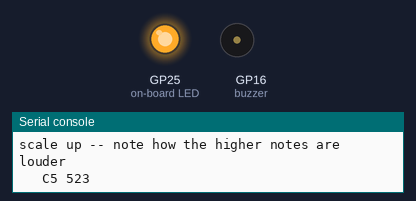
Simulated run of this program. Board: Raspberry Pi Pico running MicroPython. On the bench: output pins drawn as LEDs (lit = HIGH), buzzer (waves = sounding), the last lines printed to the serial console. At 5.5 s the program stops and its outputs stay as they are.

Above: at 0.19 s.
At 4.56 s:
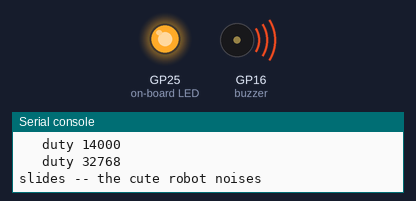
Timing chart, 0 to 6.2 s (numbered marks = the images above):
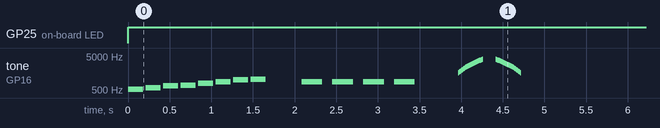

Measured:
- by itself, GP25 (on-board LED): LOW → HIGH at 0.00 s
- by itself, tone on GP16 (buzzer): plays 523 Hz for 0.18 s, 587 Hz for 0.18 s, 659 Hz for 0.18 s, 698 Hz for 0.18 s, 784 Hz for 0.18 s, 880 Hz for 0.18 s … (62 notes in this stretch)

The program:

buzzer_test.py
```python
"""Buzzer test -- play tones on a passive buzzer on GP16.

Board:  Raspberry Pi Pico W (RP2040, 2022).
Run:    uv run mpremote run "pi pico/picoW/buzzer_test.py"
Or via the Pi the Pico is plugged into (see README section 5):
        scp "pi pico/picoW/buzzer_test.py" my-pi:/tmp/ && ssh -t my-pi '~/.local/bin/mpremote run /tmp/buzzer_test.py'
        See ../../README.md for the full flash/connect/push flow.

WIRING -- two-pin bare buzzer:

    buzzer +  ->  330R resistor  ->  GP16   physical pin 21
    buzzer -  ->  GND rail       ->  GND    physical pin 38

WIRING -- three-pin module (KY-006 and clones), pins marked  -  middle  S:

    S       ->  330R resistor  ->  GP16   physical pin 21
    middle  ->  3V3            ->  physical pin 36
    -       ->  GND rail

POLARITY on a two-pin buzzer: for a PASSIVE one it does not matter. It is
driven by a square wave, so swapping the leads inverts the phase and sounds
identical. If the markings are worn off, wire it either way -- and note that
"sounds the same reversed" is itself proof it is passive. (Longer leg is +,
and many have a + moulded into the top face, if you want to know anyway.)

THE SERIES RESISTOR IS NOT DECORATION. Two different parts get sold as
"passive buzzer" and they draw wildly different current:

    piezo     a ceramic disc. Effectively a capacitor -- microamps. Any
              resistor value works; it only sets volume.
    magnetic  a coil, like a tiny speaker. Typically 8-16 ohms. Straight off
              a GPIO that is 3.3V / 16R = ~200mA, and an RP2040 pin is rated
              for 12mA. The small black cylinders in starter kits are these.

330R puts a 16R magnetic coil at ~9.5mA, inside spec, and merely makes a
piezo a little quieter. So 330R is the safe default when you do not know
which you have. Drop to 100R for more volume only once you have confirmed
it is a piezo. A multimeter across the two pins settles it instantly: a few
ohms means magnetic, open circuit means piezo.

MEASURED HERE: ~42 ohms, so this one is MAGNETIC. buzzer_id.py did the
measuring. That means 330R is load-bearing, not decorative -- it is the only
thing keeping the pin inside spec, and dropping it to 100R would be 23mA
against a 12mA rating.

FOR REAL VOLUME, USE A TRANSISTOR

Driving the coil straight off a GPIO caps you at ~9mA, which is about 3mW
into the buzzer. A small NPN takes the coil off the pin's budget entirely and
lets it have the full rail:

    GP16  --[ 1k ]--  base
    3V3 (pin 36)  --  buzzer  --  collector
    emitter  --  GND rail
    1N4148 across the buzzer, BANDED END to the 3V3 side

That is ~74mA through the coil, roughly 230mW -- about 18dB louder, which is
a different device rather than a slight improvement. Fit the series resistor
back in (47R-100R) if it turns out to be painful, or just lower VOLUME: with
the transistor carrying the current, duty cycle finally works as a real
volume control instead of being pinned at maximum.

The diode is not optional. A coil that gets switched off dumps its stored
energy as a reverse spike, and without somewhere to go that spike kills the
transistor. The banded end goes to the positive side.

The middle leg of a TO-92 NPN is the base on every common part, but E and C
swap between families -- 2N3904 and S8050 are E-B-C read with the flat face
towards you, BC337 and BC547 are C-B-E. Check the part you actually have;
swapping E and C leaves it in reverse-active mode, which barely conducts and
looks like a dead transistor.

PASSIVE vs ACTIVE -- get this wrong and nothing works:

    passive = a bare speaker. Needs a square wave. YOU pick the pitch,
              which is what makes tunes possible. Silent on steady DC.
    active  = has its own oscillator inside. Beeps on steady DC at one
              fixed pitch, and ignores PWM entirely.

Tell them apart without a datasheet -- drive the pin steady high:

    uv run mpremote exec "import machine,time; p=machine.Pin(16,machine.Pin.OUT); p.value(1); time.sleep(1); p.value(0)"

A continuous beep means it is ACTIVE and this script will not work properly
on it -- an active buzzer just drones at its own pitch. A single faint click
at each edge, then silence, means it is PASSIVE. That is the one you want.

WHY GP16 AND NOT GP14

RP2040 PWM has 8 slices, each shared by a pair of GPIOs: slice = (GP / 2) % 8.
A slice has ONE frequency shared across both its channels. The servo on GP15
is slice 7 and needs 50Hz. GP14 is also slice 7 -- putting the buzzer there
would force both to the same frequency, and whichever was configured last
would win. The servo would go haywire, or the buzzer would be inaudible, and
the wiring would look perfect the whole time.

GP16 is slice 0. Any pin outside the GP14/GP15 pair is fine.
"""

import machine
import time

BUZZER_PIN = 16

# duty_u16 doubles as volume. 32768 is a 50% square wave -- the loudest a
# passive buzzer will go. Lower values narrow the pulse and quieten it, and
# so do HIGHER ones: 44000 is the same pulse width as 21535, just inverted.
# 0 is silence, and is how a note is ended.
#
# Volume comes far more from frequency than from duty. See buzzer_tune.py --
# a buzzer has a sharp resonant peak, usually 2-4kHz, and playing an octave
# below it is quiet no matter what you set here.
VOLUME = 32768

NOTE_GAP_MS = 30   # brief silence between notes so they don't slur together

# Equal-temperament frequencies, rounded to whole Hz. Good enough for a
# buzzer -- nobody is tuning an orchestra to this.
NOTES = {
    "C5": 523, "D5": 587, "E5": 659, "F5": 698, "G5": 784,
    "A5": 880, "B5": 988, "C6": 1047, "D6": 1175, "E6": 1319,
    "G6": 1568, "C7": 2093,
}


class Buzzer:
    def __init__(self, pin):
        self.pwm = machine.PWM(machine.Pin(pin))
        self.pwm.duty_u16(0)   # silent until asked

    def start(self, hz, volume=VOLUME):
        """Begin a tone and return immediately.

        PWM is a hardware peripheral, so the note keeps sounding on its own
        with no CPU involvement -- which is how the robot chirps and moves
        its head at the same time without any threading.
        """
        self.pwm.freq(hz)
        self.pwm.duty_u16(volume)

    def stop(self):
        self.pwm.duty_u16(0)

    def tone(self, hz, ms, volume=VOLUME):
        """Blocking single note. hz of 0 is a rest."""
        if hz > 0:
            self.start(hz, volume)
        time.sleep_ms(ms)
        self.stop()

    def play(self, notes):
        """notes is a sequence of (hz, ms) pairs."""
        for hz, ms in notes:
            self.tone(hz, ms)
            time.sleep_ms(NOTE_GAP_MS)

    def slide(self, start_hz, end_hz, ms, steps=24):
        """Glide between two pitches. This is what sounds robotic and cute --
        discrete notes sound like a doorbell, a slide sounds like a droid."""
        step_ms = max(1, ms // steps)
        for i in range(steps + 1):
            self.start(start_hz + (end_hz - start_hz) * i // steps)
            time.sleep_ms(step_ms)
        self.stop()

    def release(self):
        """Hand the pin back. Same lesson as the servo -- PWM runs in
        hardware, so without this the buzzer drones on after the script
        exits, and Ctrl-C looks like it did nothing."""
        self.pwm.deinit()


# Onboard LED on as a liveness indicator -- lit means the board has power and
# got as far as running this.
machine.Pin("LED", machine.Pin.OUT).value(1)

buzzer = Buzzer(BUZZER_PIN)

try:
    # This scale is deliberately below the resonant peak, and you can hear
    # it: the top notes are noticeably louder than the bottom ones even
    # though every one is at the same duty. That unevenness IS the resonance,
    # and it is why the robot's tunes live up around 4kHz instead.
    print("scale up -- note how the higher notes are louder")
    for name in ("C5", "D5", "E5", "F5", "G5", "A5", "B5", "C6"):
        print("  ", name, NOTES[name])
        buzzer.tone(NOTES[name], 180)
        time.sleep_ms(NOTE_GAP_MS)

    time.sleep_ms(400)

    print("volume steps -- should get louder")
    for vol in (2000, 6000, 14000, 32768):
        print("   duty", vol)
        buzzer.tone(NOTES["A5"], 250, vol)
        time.sleep_ms(120)

    time.sleep_ms(400)

    print("slides -- the cute robot noises")
    # Pitched around this buzzer's measured 4kHz resonance (see
    # buzzer_tune.py). Rising INTO the peak swells in volume all by itself,
    # and falling away from it fades -- which is why these read as cheerful
    # and disappointed rather than as two identical bleeps.
    buzzer.slide(1600, 4000, 300)     # rising: curious / greeting
    time.sleep_ms(150)
    buzzer.slide(4000, 1600, 300)     # falling: disappointed
    time.sleep_ms(150)
    buzzer.slide(3200, 4400, 120)     # quick warble up...
    buzzer.slide(4400, 3200, 120)     # ...and back: excited
    time.sleep_ms(400)

    print("done")
except KeyboardInterrupt:
    print("\nCtrl-C -- stopping")
finally:
    buzzer.release()
    print("buzzer released")
```
